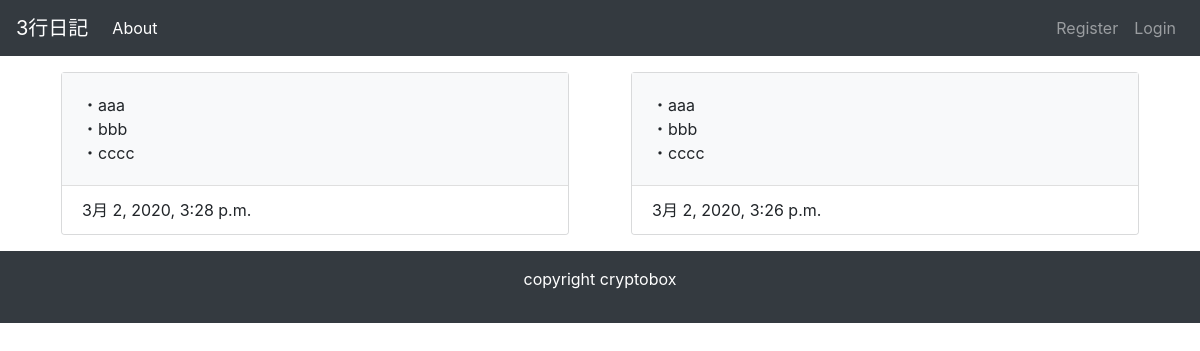
The app's page /home, older data.
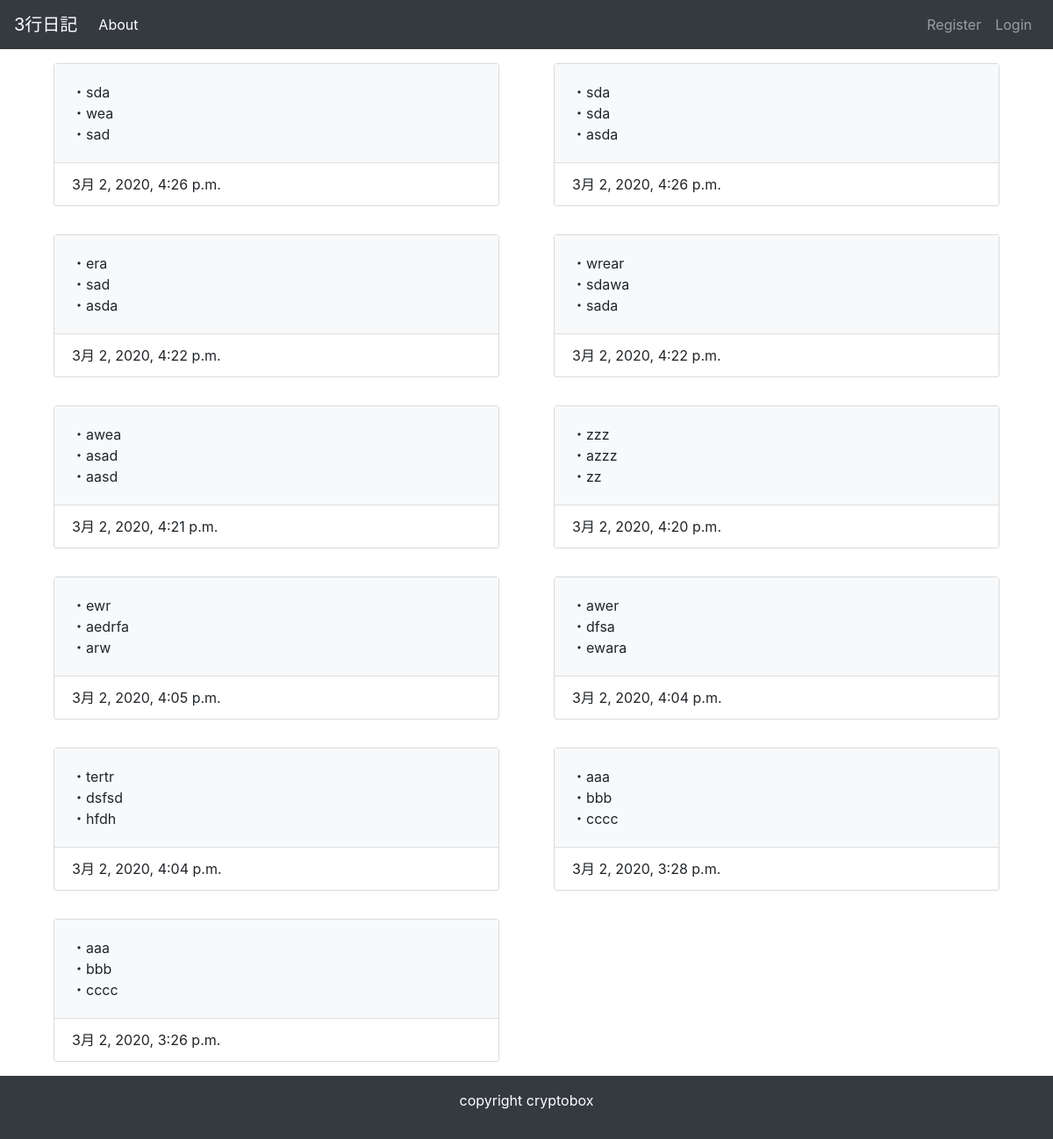
The same page, newer data.
### ThreeLineDiary/models.py (models this page shows, shortened)
class Post(models.Model):
    release = ((True, '公開'), (False, '非公開'))
    line_one = models.CharField('1つ目', max_length=100)
    line_two = models.CharField('2つ目', max_length=100)
    line_three = models.CharField('3つ目', max_length=100)
    created_at = models.DateTimeField('作成日', default=timezone.now)
    active = models.BooleanField('日記の公開', default=False, choices=release)
    user = models.ForeignKey(
        User, verbose_name='ユーザー', on_delete=models.PROTECT,
    )

### ThreeLineDiary/views.py (the view)
# urls.py: path('home', views.IndexView.as_view(), name='home'),
class IndexView(generic.ListView):
    model = Post
    def get_queryset(self):
        queryset = Post.objects.order_by('-created_at') # 昇順の場合-を付けない
        keyword = self.request.GET.get('keyword')
        if keyword:
            queryset = queryset.filter(
                Q(title__icontains=keyword) | Q(text__icontains=keyword)
            )
        return queryset

### ThreeLineDiary/templates/ThreeLineDiary/post_list.html
{% extends 'ThreeLineDiary/base.html' %}
{% block content %}
<div class="container">
 <div class="row">
 {% for post in post_list %}
     <div class="col-sm-6">
         <div class="card bg-light mb-3 mt-3 mx-3" style="max-width: 100rem;">
                 <div class="card-body bg-light">
                 <p class="card-text">・{{ post.line_one }}<br>・{{ post.line_two }}<br>・{{ post.line_three }}</p>
                 </div>
             <div class="card-footer bg-white">{{ post.created_at }}</div>
         </div>
     </div>
 {% endfor %}
 </div>
</div>
{% endblock %}

Row changes from the older to the newer data that the page shows:
added Post: line_one "sda", line_two "wea", line_three "sad", created_at "3月 2, 2020, 4:26 p.m."
added Post: line_one "sda", line_two "sda", line_three "asda", created_at "3月 2, 2020, 4:26 p.m."
added Post: line_one "era", line_two "sad", line_three "asda", created_at "3月 2, 2020, 4:22 p.m."
added Post: line_one "wrear", line_two "sdawa", line_three "sada", created_at "3月 2, 2020, 4:22 p.m."
added Post: line_one "awea", line_two "asad", line_three "aasd", created_at "3月 2, 2020, 4:21 p.m."
added Post: line_one "zzz", line_two "azzz", line_three "zz", created_at "3月 2, 2020, 4:20 p.m."
added Post: line_one "ewr", line_two "aedrfa", line_three "arw", created_at "3月 2, 2020, 4:05 p.m."
added Post: line_one "awer", line_two "dfsa", line_three "ewara", created_at "3月 2, 2020, 4:04 p.m."
added Post: line_one "tertr", line_two "dsfsd", line_three "hfdh", created_at "3月 2, 2020, 4:04 p.m."
